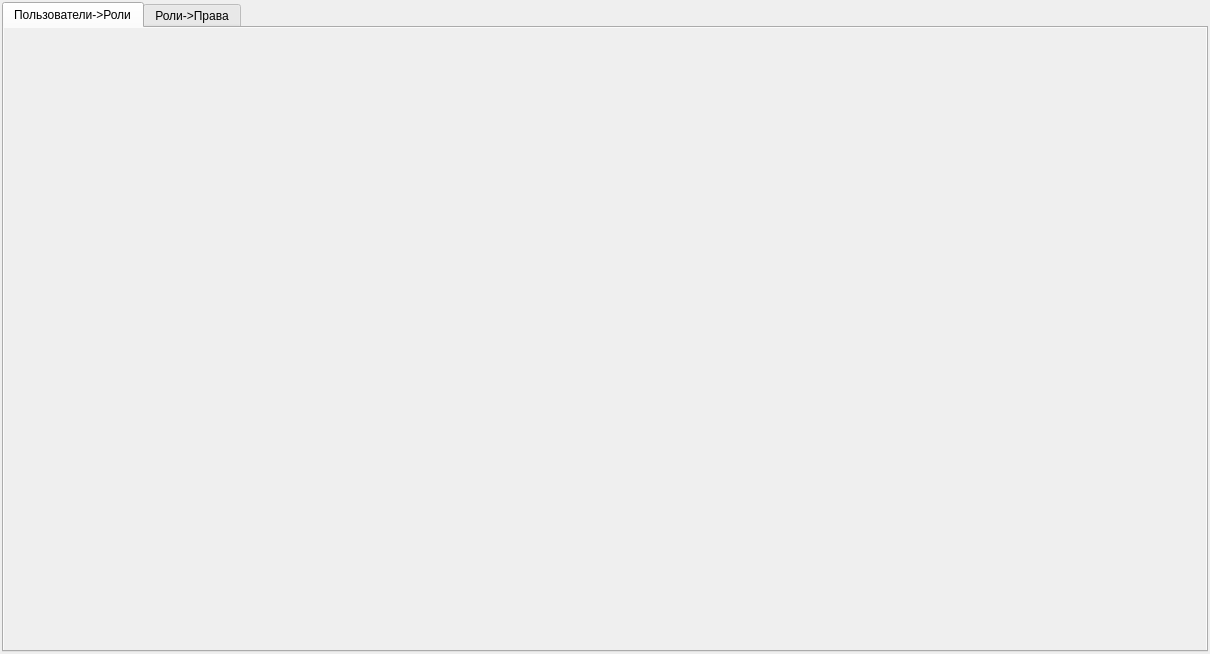
<?xml version="1.0" encoding="UTF-8"?>
<ui version="4.0">
 <class>FormPermission</class>
 <widget class="QWidget" name="FormPermission">
  <property name="geometry">
   <rect>
    <x>0</x>
    <y>0</y>
    <width>1210</width>
    <height>654</height>
   </rect>
  </property>
  <property name="windowTitle">
   <string>Права доступа</string>
  </property>
  <layout class="QVBoxLayout" name="verticalLayout">
   <property name="spacing">
    <number>2</number>
   </property>
   <property name="leftMargin">
    <number>2</number>
   </property>
   <property name="topMargin">
    <number>2</number>
   </property>
   <property name="rightMargin">
    <number>2</number>
   </property>
   <property name="bottomMargin">
    <number>2</number>
   </property>
   <item>
    <widget class="QTabWidget" name="tabPermission">
     <property name="autoFillBackground">
      <bool>true</bool>
     </property>
     <property name="currentIndex">
      <number>0</number>
     </property>
     <widget class="QWidget" name="tabRoles">
      <property name="autoFillBackground">
       <bool>true</bool>
      </property>
      <attribute name="title">
       <string>Пользователи-&gt;Роли</string>
      </attribute>
     </widget>
     <widget class="QWidget" name="tabObjects">
      <property name="autoFillBackground">
       <bool>true</bool>
      </property>
      <attribute name="title">
       <string>Роли-&gt;Права</string>
      </attribute>
     </widget>
    </widget>
   </item>
  </layout>
 </widget>
 <resources/>
 <connections/>
</ui>
